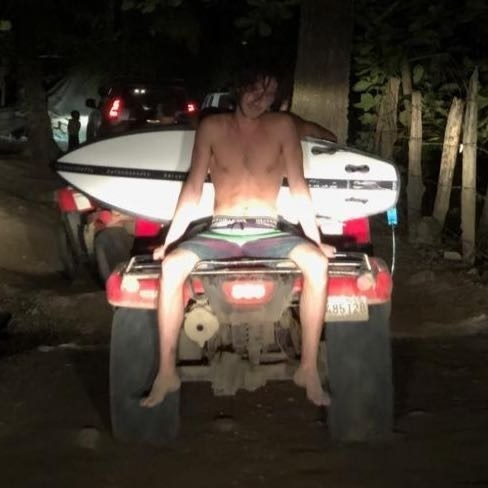
#> input picture ofak1.jpg, 488 x 488 px
$ python CLAHEtest.py
#> lines starting #> are read from the running program, lines starting #| are printed output that depends on the picture
# -*- coding: utf-8 -*-
"""
Created on Sun Aug 25 13:45:47 2019

@author: lior0
"""

import numpy as np
import cv2

img = cv2.imread('ofak1.jpg')
#> img is the input picture: shape (488, 488, 3); mean B, G, R 52.9, 62, 72
img0 = cv2.imread('ofak1.jpg',0)
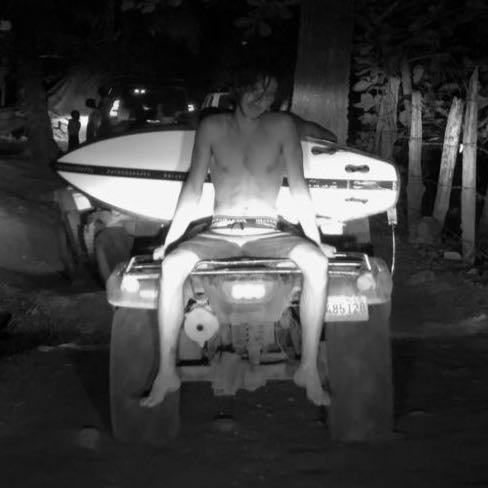
#> img0: shape (488, 488); min 0, max 255, mean 64

#cv2.imwrite('img.jpg',img)

# create a CLAHE object (Arguments are optional).
clahe = cv2.createCLAHE(clipLimit=3.0, tileGridSize=(8,8))
#clahe = cv2.createCLAHE()
cl1 = clahe.apply(img0)

#cv2.imwrite('clahe_1.jpg',cl1)


res = np.hstack((img0,cl1)) #stacking images side-by-side
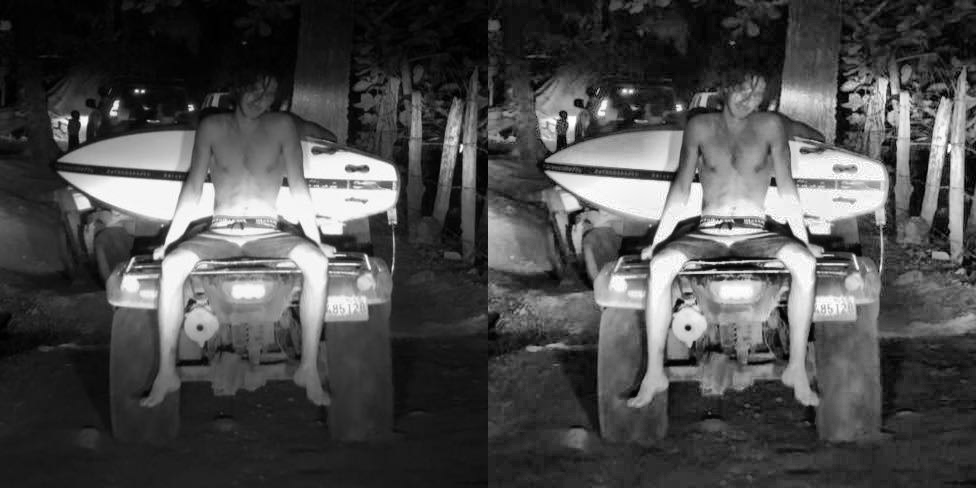
#> res: shape (488, 976); min 0, max 255, mean 76
cv2.imwrite('res.jpg',res)

#cv2.imshow('0',res)
#cv2.waitKey(50)

hsv = cv2.cvtColor(img, cv2.COLOR_BGR2HSV)
#> hsv: shape (488, 488, 3); mean H, S, V 25.6, 97.3, 72.4
cl2 = hsv
cl2[:,:,0] = clahe.apply(hsv[:,:,0])
#> cl2: shape (488, 488, 3); mean H, S, V 48.1, 97.3, 72.4
cl2 = cv2.cvtColor(cl2, cv2.COLOR_HSV2BGR)


#res2 = np.hstack((img,cl2)) #stacking images side-by-side
#cv2.imwrite('res2.jpg',res2)

hsv = cv2.cvtColor(img, cv2.COLOR_BGR2HSV)
cl2_2 = hsv
cl2_2[:,:,0] = clahe.apply(hsv[:,:,0])
cl2_2[:,:,1] = clahe.apply(hsv[:,:,1])
#> cl2_2: shape (488, 488, 3); mean H, S, V 48.1, 120.6, 72.4
cl2_2[:,:,2] = clahe.apply(hsv[:,:,2])
#> cl2_2: shape (488, 488, 3); mean H, S, V 48.1, 120.6, 92.7
cl2_2 = cv2.cvtColor(cl2_2, cv2.COLOR_HSV2BGR)
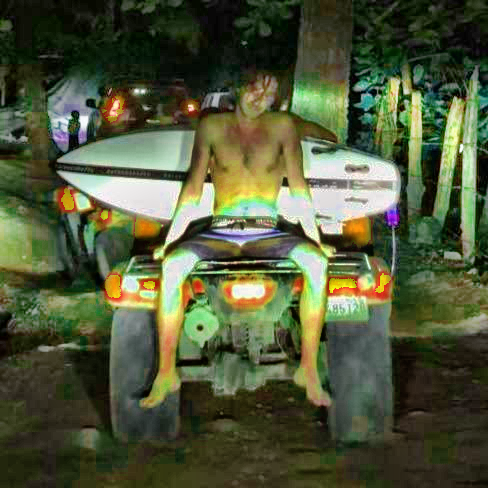
#> cl2_2: shape (488, 488, 3); mean B, G, R 57.8, 87.5, 80.3


# [6 lines of commented-out code are left out]


cl3 = img
cl3[:,:,0] = clahe.apply(img[:,:,0])
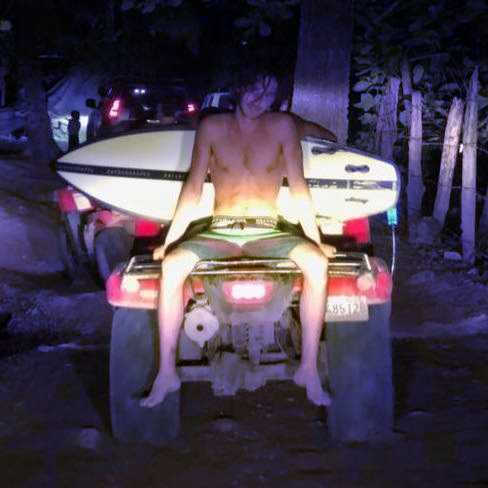
#> cl3: shape (488, 488, 3); mean B, G, R 79.1, 62, 72
cl3[:,:,1] = clahe.apply(img[:,:,1])
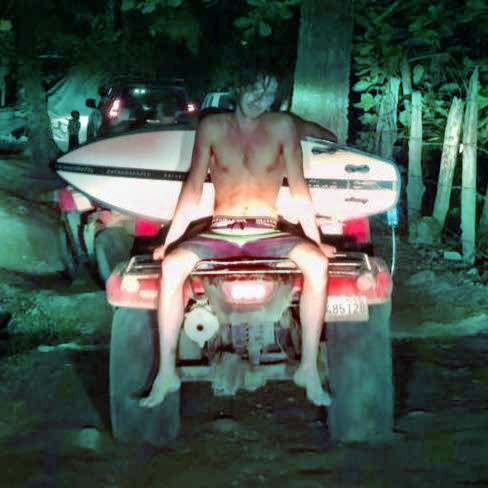
#> cl3: shape (488, 488, 3); mean B, G, R 79.1, 87.5, 72
cl3[:,:,2] = clahe.apply(img[:,:,2])
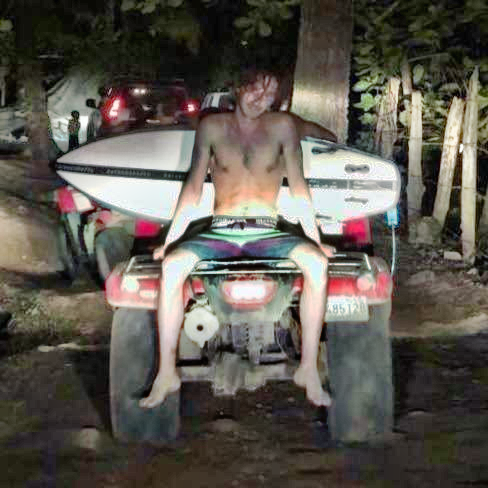
#> cl3: shape (488, 488, 3); mean B, G, R 79.1, 87.5, 92.3

img = cv2.imread('ofak1.jpg')


# [6 lines of commented-out code are left out]

res_all = np.hstack((img,cl2,cl2_2,cl3)) #stacking images side-by-side
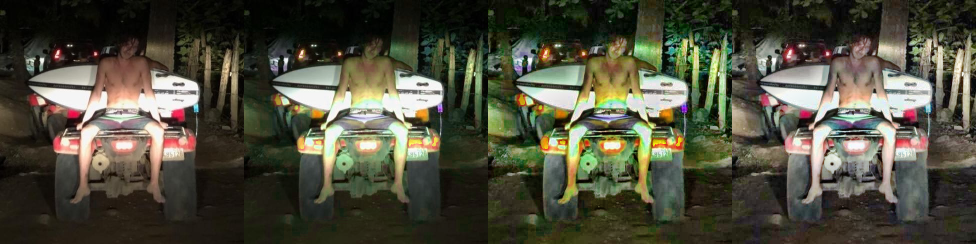
#> res_all: shape (488, 1952, 3) (shown at 1/2 size); mean B, G, R 60.7, 76.6, 77.7
cv2.imwrite('res_all.jpg',res_all)

$ run again, with dana2.jpg copied over ofak1.jpg
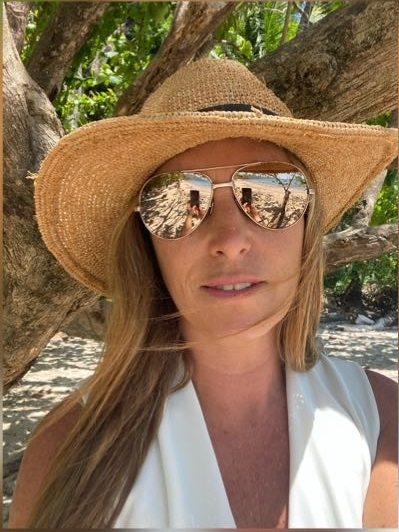
#> input picture dana2.jpg, 399 x 532 px
#> img is the input picture: shape (532, 399, 3); mean B, G, R 83.9, 112.1, 138.1
#> hsv: shape (532, 399, 3); mean H, S, V 24.3, 114.6, 140
#> `cl3[:,:,2] = clahe.apply(img[:,:,2])`:
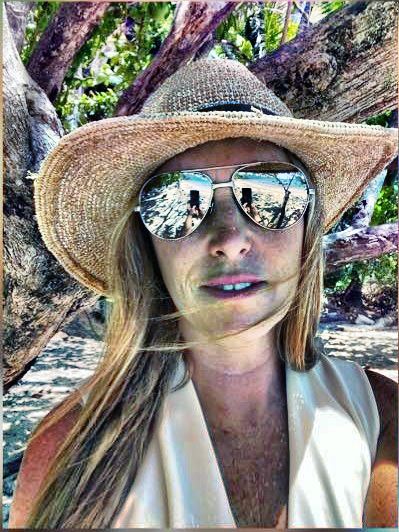
#> cl3: shape (532, 399, 3); mean B, G, R 120.9, 128.7, 135
#> `res_all = np.hstack((img,cl2,cl2_2,cl3))`:
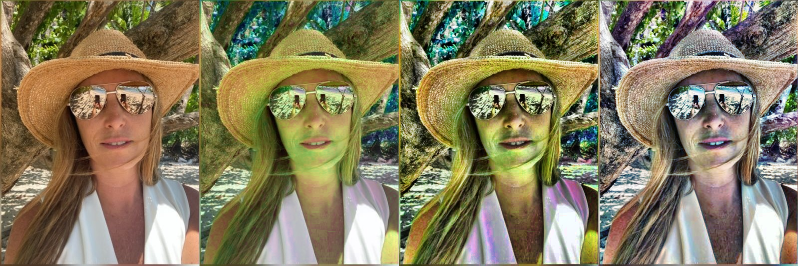
#> res_all: shape (532, 1596, 3) (shown at 1/2 size); mean B, G, R 94.6, 124.2, 132

$ run again, with dani1.jpg copied over ofak1.jpg
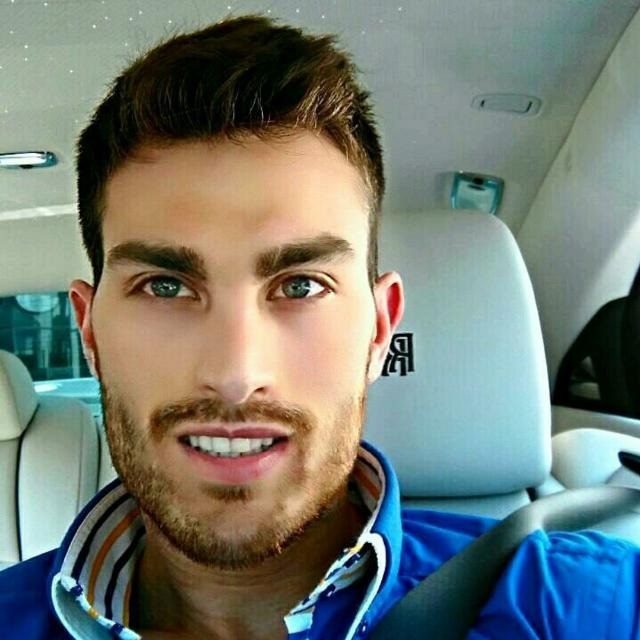
#> input picture dani1.jpg, 640 x 640 px
#> img is the input picture: shape (640, 640, 3); mean B, G, R 116.6, 123.9, 115.2
#> hsv: shape (640, 640, 3); mean H, S, V 57.9, 107.9, 142.5
#> `cl3[:,:,2] = clahe.apply(img[:,:,2])`:
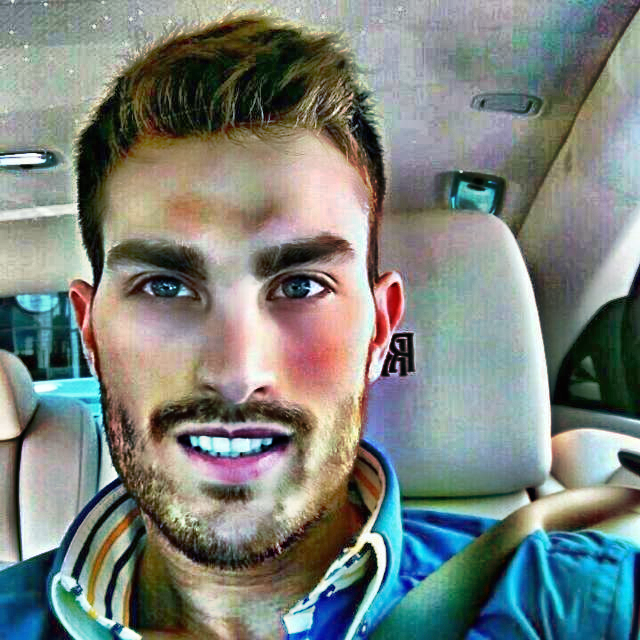
#> cl3: shape (640, 640, 3); mean B, G, R 124.5, 130.3, 122.7
#> `res_all = np.hstack((img,cl2,cl2_2,cl3))`:
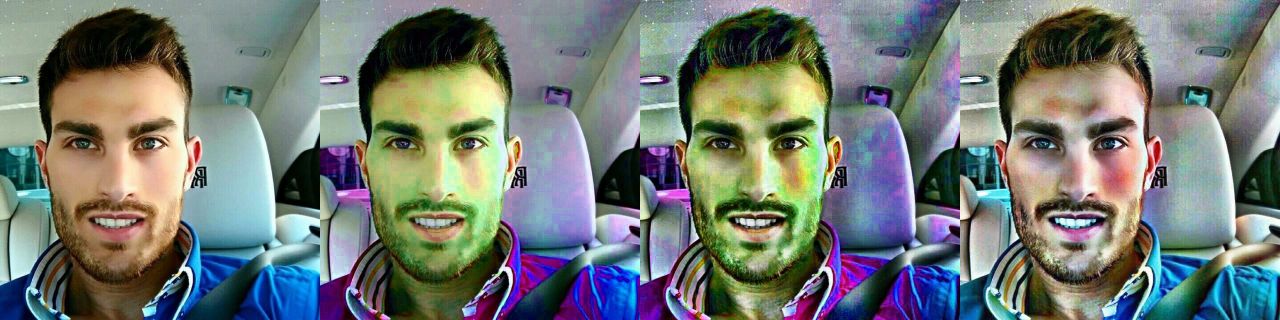
#> res_all: shape (640, 2560, 3) (shown at 1/2 size); mean B, G, R 117.6, 122.2, 115.3
